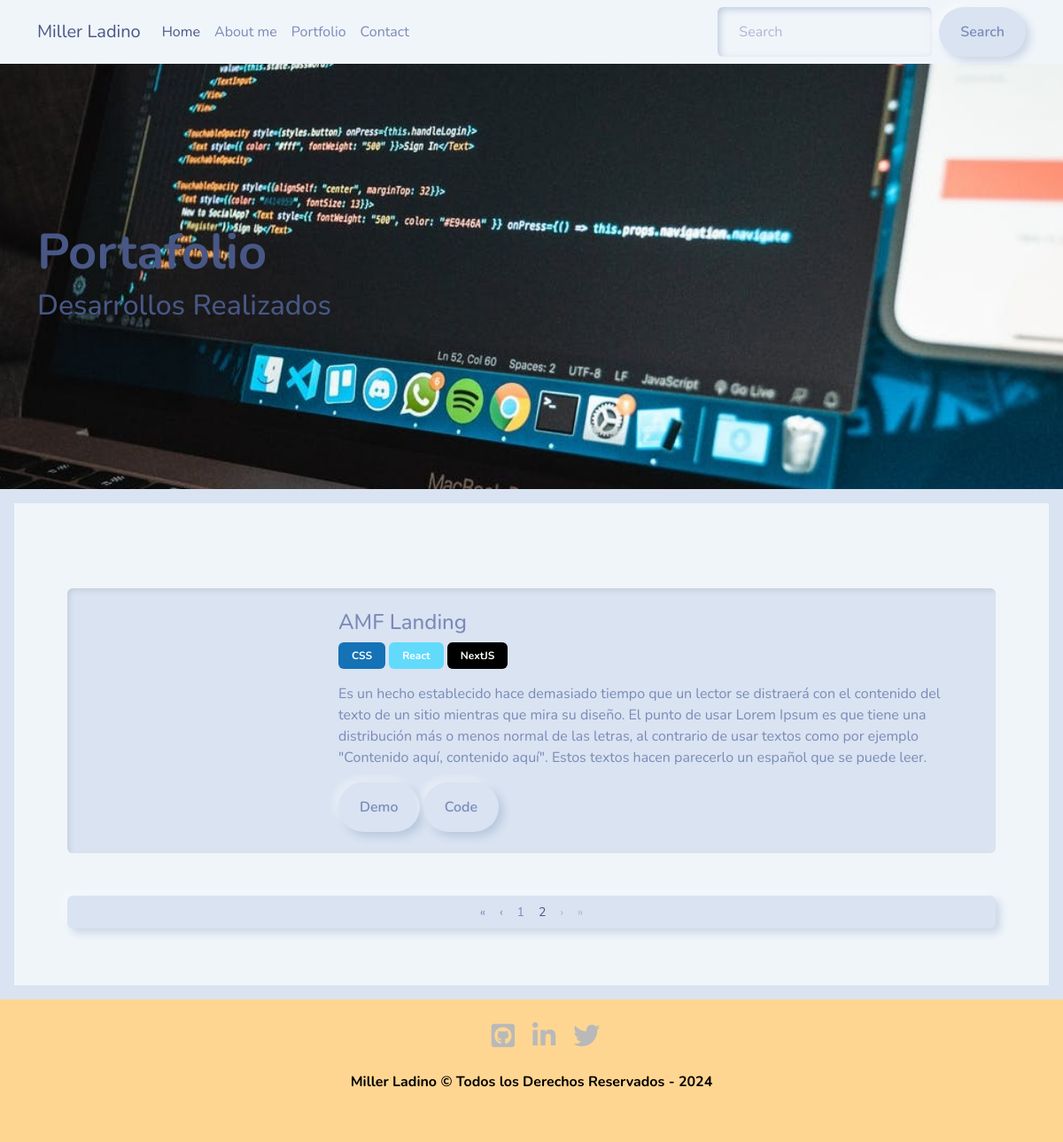
The page /portfolio/?page=2 on the database its author committed.
### portfolio/models.py (models this page shows, shortened)
class Projects(models.Model):
    title = models.CharField(max_length=200)
    description = models.TextField()
    tags = models.ManyToManyField(Tag, related_name='projects')
    image = models.ImageField(upload_to='projects/')
    demo = models.URLField(blank=True, max_length=180)
    github = models.URLField(blank=True, max_length=180)
    created_at = models.DateTimeField(auto_now_add=True)
    updated_at = models.DateTimeField(auto_now=True)
    class Meta:
        verbose_name = 'Project'
        verbose_name_plural = 'Projects'
        ordering = ['-created_at']

class Tag(models.Model):
    name = models.CharField(max_length=50, unique=True)
    color = models.CharField(max_length=7, default='#000000')

### portfolio/views.py (the view)
# urls.py: path('portfolio/', portfolio_views.portfolio, name='portfolio'),
def portfolio(request):
    projects_list = Projects.objects.all()
    paginator = Paginator(projects_list, 3)  # Mostrar 3 proyectos por página
    page_number = request.GET.get('page')  # Obtener el número de la página actual
    page_obj = paginator.get_page(page_number)
    return render(request, 'portfolio/portfolio.html', {'page_obj': page_obj})

### portfolio/templates/portfolio/portfolio.html (shortened to what this page needs)
{% extends 'core/base.html' %}
{% block image-header %} portfolio {% endblock %}
{% block title-header %}
<div>
    <h1 class="display-4 fw-bold">Portafolio</h1>
</div>
<div>
    <h3 class="fs-2">Desarrollos Realizados</h3>
</div>
{% endblock %}
{% block content %}
{% load static %}
{% for project in page_obj %}
<div class="card my-5">
    <div class="card-body d-flex align-items-center">
        <div class="col-lg-3 col-md-4 offset-lg-1 mx-3">
        </div>
        <div>
            <h4 class="card-title">{{ project.title }}</h4>
            {% for tag in project.tags.all %}
            <span class="badge mb-3" style="background-color: {{ tag.color }};">{{ tag.name }}</span>
            {% endfor %}
            <p class="card-text">{{ project.description }}</p>
            {% if project.demo %}
            <button type="button" class="btn btn-primary" data-bs-toggle="tooltip" data-bs-placement="top" title="See Demo" onclick="window.open('{{ project.demo }}', '_blank')">
              Demo
            </button>
            {% endif %}
            {% if project.github %}
            <button type="button" class="btn btn-secondary" data-bs-toggle="tooltip" data-bs-placement="top" title="See code" onclick="window.open('{{ project.github }}', '_blank')">
              Code
            </button>
            {% endif %}
        </div>
    </div>
</div>
{% endfor %}
<div>
  <ul class="pagination pagination-sm">
    {% if page_obj.has_previous %}
    <li class="page-item">
      <a class="page-link" href="?page=1">&laquo;</a>
    </li>
    <li class="page-item">
      <a class="page-link" href="?page={{ page_obj.previous_page_number }}">&lsaquo;</a>
    </li>
    {% endif %}
    {% for num in page_obj.paginator.page_range %}
      {% if page_obj.number == num %}
      <li class="page-item active">
        <a class="page-link" href="#">{{ num }}</a>
      </li>
      {% else %}
      <li class="page-item">
        <a class="page-link" href="?page={{ num }}">{{ num }}</a>
      </li>
      {% endif %}
    {% endfor %}
    {% if page_obj.has_next %}
    <li class="page-item">
      <a class="page-link" href="?page={{ page_obj.next_page_number }}">&rsaquo;</a>
    </li>
    <li class="page-item">
      <a class="page-link" href="?page={{ page_obj.paginator.num_pages }}">&raquo;</a>
    </li>
    {% else %}
    <li class="page-item disabled">
      <a class="page-link" href="#">&rsaquo;</a>
    </li>
    <li class="page-item disabled">
      <a class="page-link" href="#">&raquo;</a>
    </li>
    {% endif %}
  </ul>
</div>
{% endblock %}

### rows shown on the page
Projects: title "AMF Landing", description "Es un hecho establecido hace demasiado tiempo que un lector se distraerá con el contenido del texto de un sitio mientras que mira su diseño. El punto de usar Lorem Ipsum es que tiene una distribución más o menos normal de las letras, al contrario de usar textos como por ejemplo \"Contenido aquí, contenido aquí\". Estos textos hacen parecerlo un español que se puede leer."
Tag: name "CSS"
Tag: name "React"
Tag: name "NextJS"

### other values the page prints
{{ num }} "1"
{{ num }} "2"
